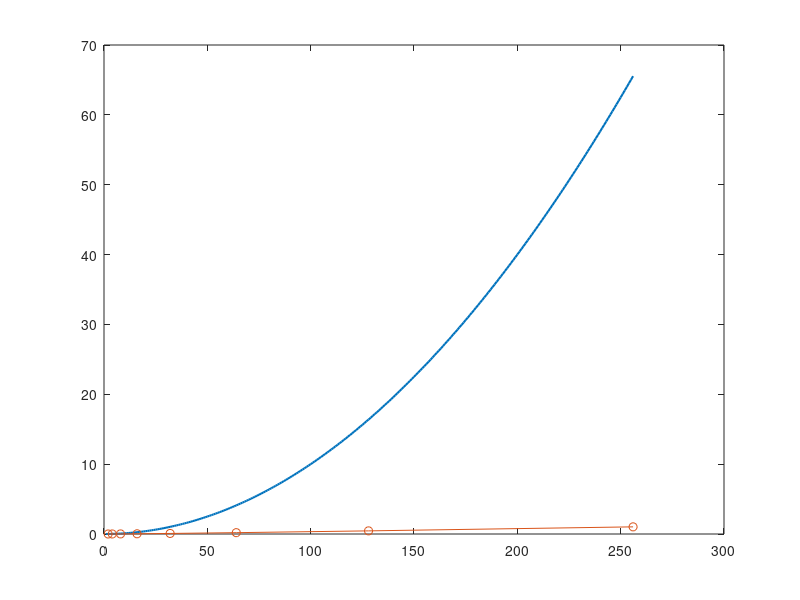

MATLAB code to generate this figure: (Note: this script raises an error after producing the figure.)
function fig3_11

% FIGURE 3.11: Computational effort of FFT and DFT

clc
clear
fprintf ('Figure 3.11: Computational effort of FFT and DFT\n\n')

% Compute number of FLOPs

k = 1 : 256;
i = 1 : 8;
N = 2 .^ i;
m = 1.e3;
n_DFT = k .^ 2 / m;
n_FFT = N .* i / (2*m);

% Plot

figure
h = plot (k,n_DFT,N,n_FFT,'o-');
set (h(1),'LineWidth',1.5)
f_labels ('Complex multipications required by DFT and FFT','\it{N}','FLOPs/1000')
legend ('DFT','FFT',2)
f_wait
